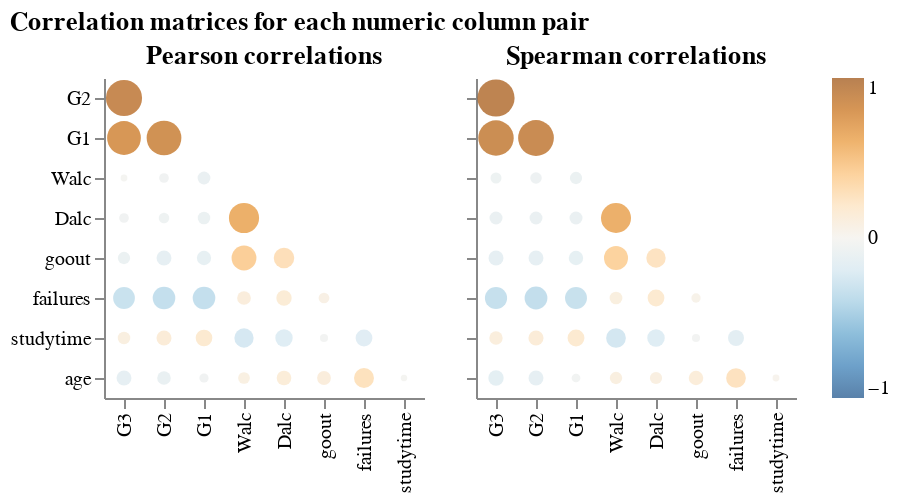

Write notebook code for a chart like this one.
### Markdown cell above
**Figure 2: Density plot for each numeric columns (including the target `G3`)**

Some interesting observations:

- The distirbution of the grades `G3`, `G2`, `G1` are somewhat bell-shaped.
- Most student do not consume alcohol, or very minimally.
- Most student studies around 2-5 hours a week and most of them also did not fail any previous classes.

### Code cell
ally.corr(train_df).properties(title="Correlation matrices for each numeric column pair")

### Figure 1 — Vega-Lite specification as saved in the notebook (floating-point values rounded to 4 significant figures)
{"config": {"view": {"continuousWidth": 300, "continuousHeight": 300, "strokeWidth": 0}}, "concat": [{"data": {"name": "data-a258cc6bc10d660e09243d7f281c7765"}, "mark": {"type": "circle"}, "encoding": {"color": {"field": "value", "scale": {"domain": [-1, 1], "scheme": "blueorange"}, "title": "", "type": "quantitative"}, "size": {"field": "abs_value", "legend": null, "scale": {"domain": [0, 1]}, "type": "quantitative"}, "tooltip": [{"field": "value", "format": ".2f", "title": "corr", "type": "quantitative"}, {"field": "index", "title": "x", "type": "nominal"}, {"field": "variable", "title": "y", "type": "nominal"}], "x": {"field": "index", "sort": ["G3", "G2", "G1", "Walc", "Dalc", "goout", "failures", "studytime"], "title": "", "type": "nominal"}, "y": {"axis": {}, "field": "variable", "sort": ["G2", "G1", "Walc", "Dalc", "goout", "failures", "studytime", "age"], "title": "", "type": "nominal"}}, "title": "Pearson correlations", "transform": [{"calculate": "abs(datum.value)", "as": "abs_value"}]}, {"data": {"name": "data-8ac6661c810ace4080b45c5727313e01"}, "mark": {"type": "circle"}, "encoding": {"color": {"field": "value", "scale": {"domain": [-1, 1], "scheme": "blueorange"}, "title": "", "type": "quantitative"}, "size": {"field": "abs_value", "legend": null, "scale": {"domain": [0, 1]}, "type": "quantitative"}, "tooltip": [{"field": "value", "format": ".2f", "title": "corr", "type": "quantitative"}, {"field": "index", "title": "x", "type": "nominal"}, {"field": "variable", "title": "y", "type": "nominal"}], "x": {"field": "index", "sort": ["G3", "G2", "G1", "Walc", "Dalc", "goout", "failures", "studytime"], "title": "", "type": "nominal"}, "y": {"axis": {"labels": false}, "field": "variable", "sort": ["G2", "G1", "Walc", "Dalc", "goout", "failures", "studytime", "age"], "title": "", "type": "nominal"}}, "title": "Spearman correlations", "transform": [{"calculate": "abs(datum.value)", "as": "abs_value"}]}], "resolve": {"axis": {"y": "shared"}}, "title": "Correlation matrices for each numeric column pair", "$schema": "https://vega.github.io/schema/vega-lite/v5.20.1.json", "datasets": {"data-a258cc6bc10d660e09243d7f281c7765": [{"index": "goout", "variable": "studytime", "value": -0.03487}, {"index": "G3", "variable": "studytime", "value": 0.09855}, {"index": "failures", "variable": "studytime", "value": -0.1857}, {"index": "Dalc", "variable": "studytime", "value": -0.2007}, {"index": "Walc", "variable": "studytime", "value": -0.2489}, {"index": "G1", "variable": "studytime", "value": 0.1834}, {"index": "G2", "variable": "studytime", "value": 0.1467}, {"index": "G3", "variable": "goout", "value": -0.09549}, {"index": "G2", "variable": "goout", "value": -0.1433}, {"index": "G1", "variable": "goout", "value": -0.1317}, {"index": "Walc", "variable": "goout", "value": 0.4205}, {"index": "Dalc", "variable": "goout", "value": 0.2832}, {"index": "Dalc", "variable": "failures", "value": 0.1553}, {"index": "goout", "variable": "failures", "value": 0.06935}, {"index": "G1", "variable": "failures", "value": -0.3463}, {"index": "G2", "variable": "failures", "value": -0.3462}, {"index": "G3", "variable": "failures", "value": -0.3207}, {"index": "Walc", "variable": "failures", "value": 0.1212}, {"index": "studytime", "variable": "age", "value": -0.01745}, {"index": "failures", "variable": "age", "value": 0.2677}, {"index": "G2", "variable": "age", "value": -0.1177}, {"index": "G1", "variable": "age", "value": -0.04818}, {"index": "Walc", "variable": "age", "value": 0.0853}, {"index": "Dalc", "variable": "age", "value": 0.1389}, {"index": "goout", "variable": "age", "value": 0.1222}, {"index": "G3", "variable": "age", "value": -0.1441}, {"index": "G1", "variable": "Walc", "value": -0.1032}, {"index": "G3", "variable": "Walc", "value": -0.0209}, {"index": "G2", "variable": "Walc", "value": -0.05392}, {"index": "G3", "variable": "G2", "value": 0.9012}, {"index": "G2", "variable": "G1", "value": 0.8342}, {"index": "G3", "variable": "G1", "value": 0.7871}, {"index": "G3", "variable": "Dalc", "value": -0.05342}, {"index": "G2", "variable": "Dalc", "value": -0.06673}, {"index": "Walc", "variable": "Dalc", "value": 0.6254}, {"index": "G1", "variable": "Dalc", "value": -0.09864}], "data-8ac6661c810ace4080b45c5727313e01": [{"index": "goout", "variable": "studytime", "value": -0.03441}, {"index": "G3", "variable": "studytime", "value": 0.1134}, {"index": "failures", "variable": "studytime", "value": -0.1681}, {"index": "Dalc", "variable": "studytime", "value": -0.2025}, {"index": "Walc", "variable": "studytime", "value": -0.2607}, {"index": "G1", "variable": "studytime", "value": 0.1875}, {"index": "G2", "variable": "studytime", "value": 0.1478}, {"index": "G3", "variable": "goout", "value": -0.1463}, {"index": "G2", "variable": "goout", "value": -0.1437}, {"index": "G1", "variable": "goout", "value": -0.1347}, {"index": "Walc", "variable": "goout", "value": 0.3933}, {"index": "Dalc", "variable": "goout", "value": 0.2526}, {"index": "Dalc", "variable": "failures", "value": 0.1859}, {"index": "goout", "variable": "failures", "value": 0.04894}, {"index": "G1", "variable": "failures", "value": -0.3265}, {"index": "G2", "variable": "failures", "value": -0.3531}, {"index": "G3", "variable": "failures", "value": -0.3342}, {"index": "Walc", "variable": "failures", "value": 0.1023}, {"index": "studytime", "variable": "age", "value": 0.0222}, {"index": "failures", "variable": "age", "value": 0.2608}, {"index": "G2", "variable": "age", "value": -0.1452}, {"index": "G1", "variable": "age", "value": -0.04223}, {"index": "Walc", "variable": "age", "value": 0.09602}, {"index": "Dalc", "variable": "age", "value": 0.09378}, {"index": "goout", "variable": "age", "value": 0.1354}, {"index": "G3", "variable": "age", "value": -0.1539}, {"index": "G1", "variable": "Walc", "value": -0.09479}, {"index": "G3", "variable": "Walc", "value": -0.07323}, {"index": "G2", "variable": "Walc", "value": -0.08216}, {"index": "G3", "variable": "G2", "value": 0.955}, {"index": "G2", "variable": "G1", "value": 0.8846}, {"index": "G3", "variable": "G1", "value": 0.8686}, {"index": "G3", "variable": "Dalc", "value": -0.1071}, {"index": "G2", "variable": "Dalc", "value": -0.1051}, {"index": "Walc", "variable": "Dalc", "value": 0.6205}, {"index": "G1", "variable": "Dalc", "value": -0.1075}]}}
